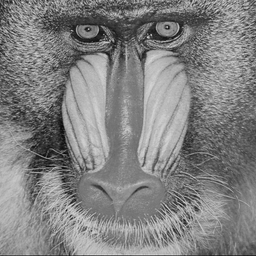
#> input picture 2-pyramid/mandril.tif, 256 x 256 px
$ jupyter execute HW2_part1.ipynb   (shell and % lines are left out)   (Python 2 division)   (older library calls are emulated)
#> lines starting #> are read from the running program, lines starting #| are printed output that depends on the picture
# CS 5670: Computer Vision   --  Home Work 2
## Naveen (nlp49), Yanbo (yl2556)
### Task 1
### 1.1 Gaussian Pyramid
There are two ways to do the pyramid reduce or expand--one is using convolve2d to smoothen the image (reference: https://compvisionlab.wordpress.com/2013/05/13/image-blending-using-pyramid/), and the other way is using gaussianBlur to blur the image. Here we tried both in reduce and expand. But before that, it is important to flatten the image because originally there was 3 channels.

[cell 1]

import cv2
import numpy as np
import matplotlib.pyplot as plt
import matplotlib.cm as cm
import math
from scipy.signal import convolve2d
from skimage.transform import resize
from scipy.misc import imread

A = imread('mandril.tif',flatten=1)
#> A: shape (256, 256) float32; min 8, max 219, mean 129.6
B = imread('toucan.tif',flatten=1)
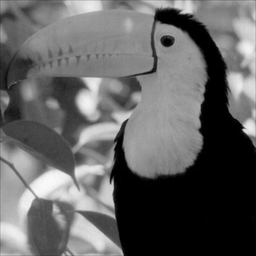
#> input picture 2-pyramid/toucan.tif, 256 x 256 px
#> B: shape (256, 256) float32; min 0, max 250, mean 98.8

def pyramid_reduce(image):
    out = None
    a = 0.4
    w_1d = np.array([0.25 - a/2.0, 0.25, a, 0.25, 0.25 - a/2.0])
    kernel = np.outer(w_1d, w_1d)
    outimage = convolve2d(image,kernel,'same')
    out = outimage[::2,::2]
    return out

def pyramid_expand(img):
    upscale = 2
    rows_E = img.shape[0]
    cols_E = img.shape[1]
    out_rows_E = math.ceil(upscale * rows_E)
    out_cols_E = math.ceil(upscale * cols_E)
    resized_E = resize(img, (out_rows_E, out_cols_E), order=1,mode='reflect', cval=0)
    out_E = cv2.GaussianBlur(resized_E,(5,5),0)
    return out_E

def gaussian_pyramid(img,n):
#> called with n = 5
    G = img.copy()
    pyramid = [G] # or = [G]
    f, axes = plt.subplots(ncols=n, figsize=(15,15))
    for i in xrange(n):
        G = pyramid_reduce(G)
        pyramid.append(G)
        axes[i].imshow(G, cmap = cm.Greys_r)
        plt.imshow(G*255)
#> after the loop, pyramid = 6 items
    axes[n/2].set_title('Gaussian Pyramid', fontsize=20)
    plt.show()
    return pyramid

A_gp = gaussian_pyramid(A,5)
#> A_gp = 6 items
B_gp = gaussian_pyramid(B,5)
#> call 2 of gaussian_pyramid, with n = 5
#> in gaussian_pyramid (call 2), `plt.show()`:
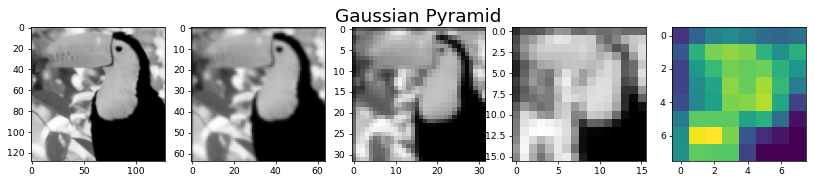
#> figure drawn by matplotlib, 5 panels
#> B_gp = 6 items

### 1.2 Laplacian Pyramid
Laplacian pyramid level is built by taking a certain gaussian level and subtracting an expansion of the smaller level below it. As can be seen in the plt below, image B (toucan.tif, at the bottom) has more obvious edge comparing with image A (mandril.tif, on the top). We believe that it is because that B has larger contrast in brightness, which makes the edge more clear after subtracted the blurry one.

[cell 2]
def laplacian_pyramid(GP,n):
#> called with n = 5
    LP = [GP[n]]
    f, axes = plt.subplots(ncols=n, figsize=(15,15))
    for i in xrange(n,0,-1):
        GE = pyramid_expand(GP[i])
        L = np.subtract(GP[i-1],GE)
        L_show = map(lambda x:(x+1)/2, L)
        LP.append(L)
        axes[n-i].imshow(L, cmap = cm.Greys_r)
#> after the loop, LP = 6 items
    axes[2].set_title('Laplacian Pyramid', fontsize=20)
    plt.show()
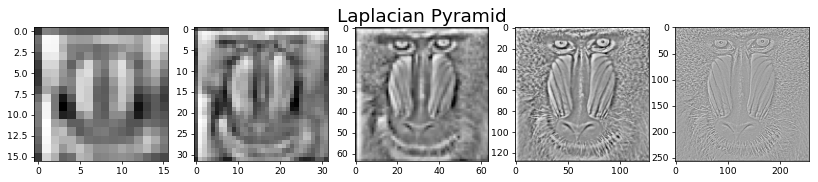
#> figure drawn by matplotlib, 5 panels
    return LP

A_lp = laplacian_pyramid(A_gp,5)
#> A_lp = 6 items
B_lp = laplacian_pyramid(B_gp,5)
#> call 2 of laplacian_pyramid, with n = 5
#> in laplacian_pyramid (call 2), `plt.show()`:
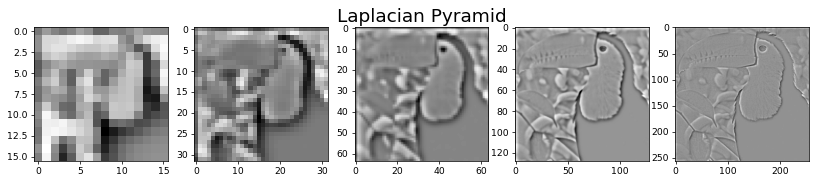
#> figure drawn by matplotlib, 5 panels
#> B_lp = 6 items

### 1.3 Image Reconstruction
As shown in the image below, the reconstructed image looks really similar to the original image. The difference is on image A's monkey eye and image B's black body area. Possible reason for having a large area in B is because that low value get higher as blurring, so it's more difficult to reconstruct.

[cell 3]
def Reconstruction(LP,n):
#> called with n = 4
    L = LP[0]
    for i in xrange(1,len(LP)):
        L = pyramid_expand(L)
        L = np.add(L,LP[i])
#> this loop made 5 passes
#> (rows_E in pyramid_expand, cols_E in pyramid_expand, out_rows_E in pyramid_expand, out_cols_E in pyramid_expand) on passes 1 to 5: (8, 8, 16, 16), (16, 16, 32, 32), (32, 32, 64, 64), (64, 64, 128, 128), (128, 128, 256, 256)
#> the loop in Reconstruction (call 2), `for i in xrange(1,len(LP)):` made 5 passes
    return L

def display_diff(img_r,img):
    f, axes = plt.subplots(ncols=3, figsize=(15,15))
    axes[0].imshow(img_r, cmap = cm.Greys_r)
    axes[1].imshow(img, cmap = cm.Greys_r)
    axes[0].set_title('Reconstructed Image',fontsize=20)
    axes[1].set_title('Original Image',fontsize=20)
    img_sub = np.subtract(img,img_r)
    axes[2].imshow(img_sub,cmap = cm.Greys_r)
    axes[2].set_title('Image Difference',fontsize=20)
    plt.show()

A_r = Reconstruction(A_lp,4)
B_r = Reconstruction(B_lp,4)

display_diff(A_r,A)
display_diff(B_r,B)
#> in display_diff (call 2), `img_sub = np.subtract(img,img_r)`:
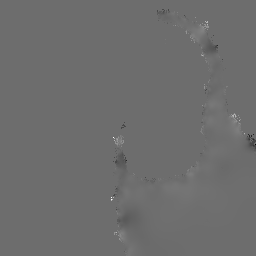
#> img_sub: shape (256, 256) float64; min -4.26e-14, max 5.68e-14, mean 7.76e-17; drawn with min black and max white

### 1.4 Image Enhancement
First, construct a 4 level laplacian pyramid for both focus1 (C) and focus2 (D)

Then, use each of the level(j) to define a mask(j) image, which is 1 when $C[j]>D[j]$, and 0 elsewise

Third, form the blended pyramid levels with $X[j]=Mask[j]C[j]+(1-Mask[j])D[j]$

Finally, reconstruct the image with the blended pyramid levels, and show the enhanced image

[cell 4]
C_1 = cv2.imread('focus1.tif',0)
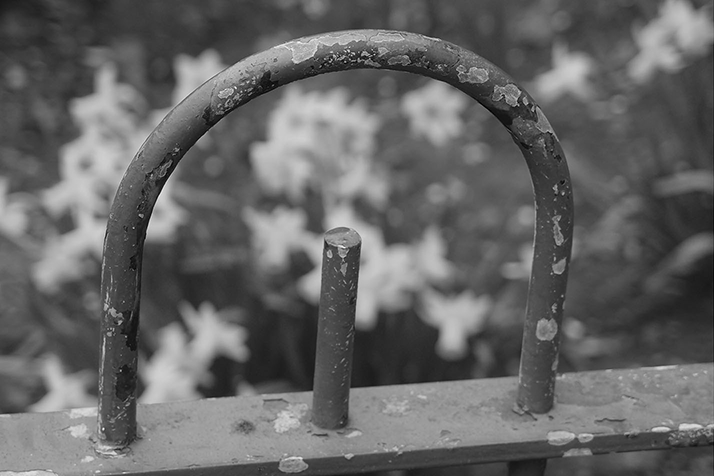
#> input picture 2-pyramid/focus1.tif, 714 x 476 px
#> C_1 is the input picture: shape (476, 714); min 0, max 255, mean 101
D_1 = cv2.imread('focus2.tif',0)
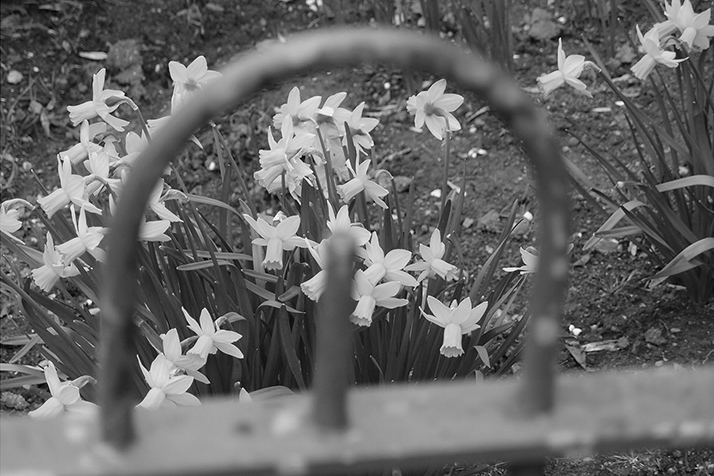
#> input picture 2-pyramid/focus2.tif, 714 x 476 px
#> D_1 is the input picture: shape (476, 714); min 0, max 255, mean 103
C = resize(C_1, (480,720), order=1,mode='constant', cval=0)
D = resize(D_1, (480,720), order=1,mode='constant', cval=0)
C_gp = gaussian_pyramid(C,4)
#> call 3 of gaussian_pyramid, with n = 4
#> after the loop in gaussian_pyramid (call 3), `for i in xrange(n):`:
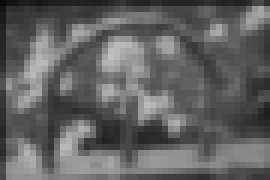
#> G: shape (30, 45) float64 (shown 6 times larger); min 0.0348, max 0.747, mean 0.386
#> after the loop in gaussian_pyramid (call 3), `for i in xrange(n):`: pyramid = 5 items
#> in gaussian_pyramid (call 3), `plt.show()`:
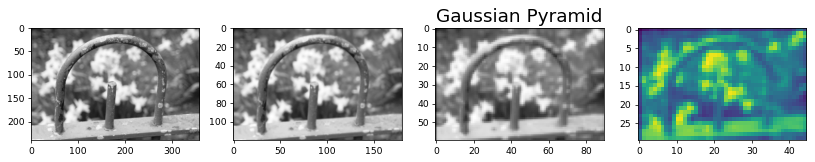
#> figure drawn by matplotlib, 4 panels
#> C_gp = 5 items
D_gp = gaussian_pyramid(D,4)
#> the loop in gaussian_pyramid (call 4), `for i in xrange(n):` made 4 passes
#> pass 1, in pyramid_reduce (call 15), `out = outimage[::2,::2]`:
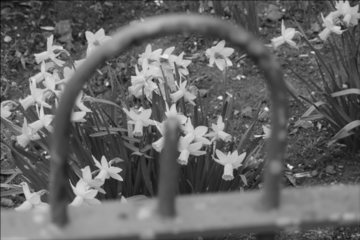
#> out: shape (240, 360) float64; min 0.0264, max 0.924, mean 0.403
#> D_gp = 5 items
C_lp = laplacian_pyramid(C_gp,4)
#> C_lp = 5 items
D_lp = laplacian_pyramid(D_gp,4)
#> D_lp = 5 items

[cell 5]
X=[]
for j in xrange(0,5,1):
    img_diff = np.subtract(C_lp[j],D_lp[j])
    mask = (img_diff > 0).astype(int)
    x_1 = 1-mask
    x = np.add(np.multiply(mask,C_lp[j]),np.multiply(x_1,D_lp[j]))
    X.append(x)
#> after the loop, X = 5 items

X_r = Reconstruction(X,4)
f, axes = plt.subplots(ncols=3, figsize=(15,15))
axes[0].imshow(X_r, cmap = cm.Greys_r)
axes[0].set_title('Reconstructed Image',fontsize=20)
axes[1].imshow(C, cmap = cm.Greys_r)
axes[1].set_title('Image Focus 1',fontsize=20)
axes[2].imshow(D,cmap = cm.Greys_r)
axes[2].set_title('Image Focus 2',fontsize=20)
plt.show()
